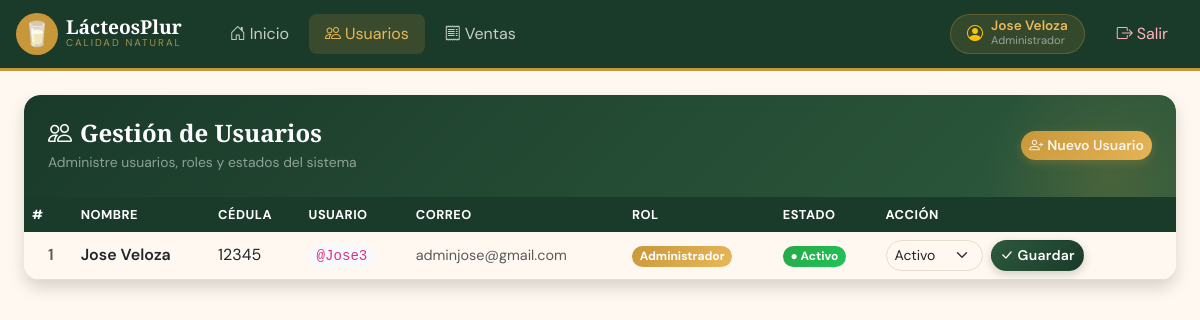
Before: /usuarios (signed in) with the older database file.
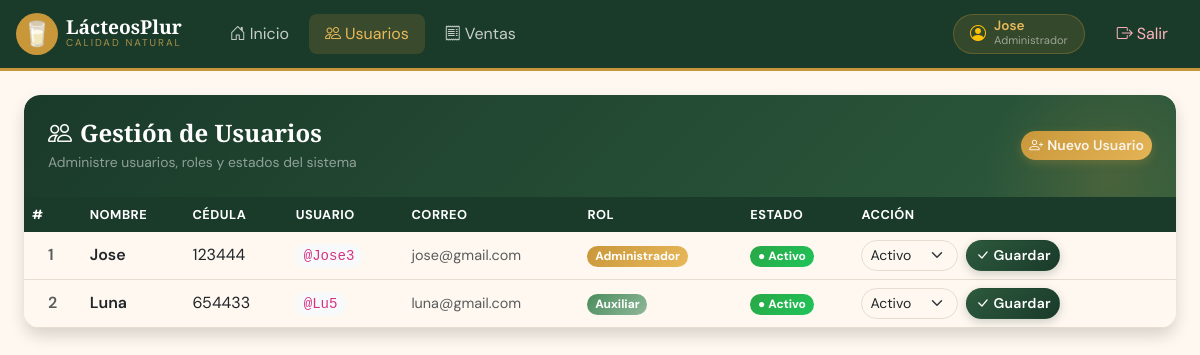
After: the same page with the newer database file.
### tables this page shows
CREATE TABLE usuarios (
            id INTEGER PRIMARY KEY AUTOINCREMENT,
            nombre TEXT NOT NULL,
            cedula TEXT NOT NULL UNIQUE,
            correo TEXT NOT NULL UNIQUE,
            usuario TEXT NOT NULL UNIQUE,
            rol TEXT NOT NULL CHECK(rol IN ('Administrador', 'Auxiliar')),
            password_hash TEXT NOT NULL,
            salt TEXT NOT NULL,
            estado TEXT NOT NULL DEFAULT 'Activo' CHECK(estado IN ('Activo', 'Inactivo')),
            fecha_creacion TIMESTAMP DEFAULT CURRENT_TIMESTAMP
        );

### routes/users.py (the view)
@users_bp.route('/usuarios')
@login_required
def list_users():
    if session.get('rol') != 'Administrador':
        flash('Usted No esta Autorizado.', 'danger')
        return redirect(url_for('dashboard.index'))
    conn = get_db()
    users = conn.execute('SELECT id, nombre, cedula, usuario, correo, rol, estado FROM usuarios').fetchall()
    conn.close()
    return render_template('usuarios.html', users=users)

### models/database.py (called while the page is built)
def get_db():
    conn = sqlite3.connect(DB_PATH)
    conn.row_factory = sqlite3.Row
    return conn

### routes/users.py (called while the page is built)
def login_required(f):
    from functools import wraps
    @wraps(f)
    def decorated(*args, **kwargs):
        if 'user_id' not in session:
            return redirect(url_for('auth.login'))
        return f(*args, **kwargs)
    return decorated

### templates/usuarios.html (shortened to what this page needs)
{% extends "base.html" %}
{% block content %}
<div class="container-fluid px-4 py-4">
    <div class="card border-0 rounded-4 shadow overflow-hidden">
        <div class="page-hero p-4 text-white">
            <div class="d-flex justify-content-between align-items-center flex-wrap gap-3">
                <div>
                    <h4 class="fw-bold mb-1" style="font-family:'Playfair Display',serif">
                        <i class="bi bi-people me-2"></i>Gestión de Usuarios
                    </h4>
                    <p class="mb-0 text-white-50" style="font-size:.87rem">Administre usuarios, roles y estados del sistema</p>
                </div>
                <a href="{{ url_for('auth.register') }}" class="btn btn-gold btn-sm rounded-3 fw-semibold">
                    <i class="bi bi-person-plus me-1"></i>Nuevo Usuario
                </a>
            </div>
        </div>
        <div class="card-body p-0">
            <div class="table-responsive">
                <table class="table table-hover align-middle mb-0">
                    <thead>
                        <tr>
                            <th>#</th>
                            <th>Nombre</th>
                            <th>Cédula</th>
                            <th>Usuario</th>
                            <th>Correo</th>
                            <th>Rol</th>
                            <th>Estado</th>
                            <th>Acción</th>
                        </tr>
                    </thead>
                    <tbody>
                        {% if users %}
                        {% for u in users %}
                        <tr>
                            <td class="text-muted fw-semibold ps-4">{{ loop.index }}</td>
                            <td class="fw-semibold">{{ u.nombre }}</td>
                            <td>{{ u.cedula }}</td>
                            <td>
                                <code class="bg-light rounded px-2 py-1" style="font-size:.88rem">@{{ u.usuario }}</code>
                            </td>
                            <td class="text-muted" style="font-size:.9rem">{{ u.correo }}</td>
                            <td>
                                {% if u.rol == 'Administrador' %}
                                    <span class="badge badge-admin rounded-pill">{{ u.rol }}</span>
                                {% else %}
                                    <span class="badge badge-aux rounded-pill">{{ u.rol }}</span>
                                {% endif %}
                            </td>
                            <td>
                                {% if u.estado == 'Activo' %}
                                    <span class="badge badge-activo rounded-pill">● Activo</span>
                                {% else %}
                                    <span class="badge badge-inactivo rounded-pill">● Inactivo</span>
                                {% endif %}
                            </td>
                            <td class="pe-4">
                                <form method="POST" action="{{ url_for('users.update_estado') }}" class="d-flex align-items-center gap-2">
                                    <select name="estado" class="form-select form-select-sm rounded-3" style="width:auto">
                                        <option value="Activo"   {% if u.estado == 'Activo'   %}selected{% endif %}>Activo</option>
                                    </select>
                                    <button type="submit" class="btn btn-primary btn-sm rounded-3 fw-semibold">
                                        <i class="bi bi-check-lg"></i> Guardar
                                    </button>
                                </form>
                            </td>
                        </tr>
                        {% endfor %}
                        {% endif %}
                    </tbody>
                </table>
            </div>
        </div>
    </div>
</div>
{% endblock %}

### templates/base.html (shortened to what this page needs)
<!DOCTYPE html>
<html lang="es">
<head>
    <link href="https://cdn.jsdelivr.net/npm/bootstrap@5.3.0/dist/css/bootstrap.min.css" rel="stylesheet">
    <link href="https://cdn.jsdelivr.net/npm/bootstrap-icons@1.11.0/font/bootstrap-icons.css" rel="stylesheet">
    <link rel="stylesheet" href="{{ url_for('static', filename='css/styles.css') }}">
</head>
<body>
{% if session.user_id %}
<nav class="navbar navbar-expand-lg navbar-lp px-3 py-2">
    <a class="navbar-brand d-flex align-items-center gap-2 text-decoration-none" href="{{ url_for('dashboard.index') }}">
        <div class="rounded-circle d-flex align-items-center justify-content-center fs-4" style="width:42px;height:42px;background:var(--lp-gold)">🥛</div>
        <div>
            <span class="d-block fw-bold text-white lh-1" style="font-family:'Playfair Display',serif;font-size:1.2rem">LácteosPlur</span>
            <span class="d-block" style="font-size:.62rem;letter-spacing:2px;text-transform:uppercase;opacity:.7;color:var(--lp-gold-light)">Calidad Natural</span>
        </div>
    </a>
    <div class="collapse navbar-collapse" id="mainNav">
        <ul class="navbar-nav me-auto ms-3 gap-1">
            <li class="nav-item">
                <a class="nav-link px-3 py-2 {% if request.endpoint == 'dashboard.index' %}active{% endif %}" href="{{ url_for('dashboard.index') }}">
                    <i class="bi bi-house-door me-1"></i>Inicio
                </a>
            </li>
            <li class="nav-item">
                <a class="nav-link px-3 py-2 {% if 'users' in request.endpoint %}active{% endif %}" href="{{ url_for('users.list_users') }}">
                    <i class="bi bi-people me-1"></i>Usuarios
                </a>
            </li>
            <li class="nav-item">
                <a class="nav-link px-3 py-2 {% if 'ventas' in request.endpoint %}active{% endif %}" href="{{ url_for('ventas.list_ventas') }}">
                    <i class="bi bi-receipt me-1"></i>Ventas
                </a>
            </li>
        </ul>
        <div class="d-flex align-items-center gap-3">
            <div class="d-flex align-items-center gap-2 rounded-pill px-3 py-1" style="background:rgba(200,151,58,.15);border:1px solid rgba(200,151,58,.3)">
                <i class="bi bi-person-circle text-warning"></i>
                <div>
                    <div class="fw-semibold lh-1" style="font-size:.85rem;color:var(--lp-gold-light)">{{ session.nombre }}</div>
                    <div style="font-size:.7rem;color:rgba(255,255,255,.5)">{{ session.rol }}</div>
                </div>
            </div>
            <a href="{{ url_for('auth.logout') }}" class="nav-link nav-logout px-3 py-2 rounded">
                <i class="bi bi-box-arrow-right me-1"></i>Salir
            </a>
        </div>
    </div>
</nav>
{% endif %}
<main class="pb-5">
    {% block content %}{% endblock %}
</main>
</body>
</html>

### static/css/styles.css (style rules this page uses)
:root { --lp-cream: #FFF8F0; --lp-gold: #C8973A; --lp-gold-light: #E8B85A; --lp-green-dark: #1A3A2A; --lp-green-mid: #2D5A3D; --lp-green-light: #4A8C5C; --lp-sage: #8FB89A; --lp-border: #E5DDD0; --bs-primary: #2D5A3D; --bs-primary-rgb: 45, 90, 61; --bs-body-bg: #FFF8F0; --bs-border-color: #E5DDD0; --bs-border-radius: 0.75rem; --bs-border-radius-lg: 1rem; }
body { font-family: 'DM Sans', sans-serif; background-color: var(--lp-cream); }
h1, h2, h3, h4, h5, h6, .display-font { font-family: 'Playfair Display', serif; }
.navbar-lp { background-color: var(--lp-green-dark) !important; border-bottom: 3px solid var(--lp-gold); }
.navbar-lp .nav-link { color: rgba(255,255,255,.75) !important; border-radius: 0.5rem; transition: background .2s, color .2s; }
.navbar-lp .nav-link:hover, .navbar-lp .nav-link.active { background: rgba(200,151,58,.18); color: var(--lp-gold-light) !important; }
.navbar-lp .nav-link.nav-logout { color: #ffb3bc !important; }
.btn-primary { background: linear-gradient(135deg, var(--lp-green-mid), var(--lp-green-dark)); border-color: transparent; font-weight: 600; letter-spacing: .3px; box-shadow: 0 3px 10px rgba(26,58,42,.22); transition: transform .2s, box-shadow .2s; }
.btn-gold { background: linear-gradient(135deg, var(--lp-gold), var(--lp-gold-light)); border: none; color: #fff; font-weight: 600; box-shadow: 0 3px 10px rgba(200,151,58,.28); transition: transform .2s, box-shadow .2s; }
.card { border-color: var(--lp-border); box-shadow: 0 4px 20px rgba(26,58,42,.08); }
.table thead th { background-color: var(--lp-green-dark); color: #fff; font-size: .8rem; letter-spacing: .5px; text-transform: uppercase; border: none; }
.badge-admin { background: linear-gradient(135deg, var(--lp-gold), var(--lp-gold-light)); }
.badge-aux { background: linear-gradient(135deg, var(--lp-green-light), var(--lp-sage)); }
.badge-activo { background: linear-gradient(135deg, #28a745, #20c45a); }
.page-hero { background: linear-gradient(135deg, var(--lp-green-dark), var(--lp-green-mid)); color: #fff; border-radius: 1rem 1rem 0 0; position: relative; overflow: hidden; }
.page-hero::after { content: ''; position: absolute; top: -40%; right: -5%; width: 250px; height: 250px; background: radial-gradient(circle, rgba(200,151,58,.18) 0%, transparent 70%); border-radius: 50%; pointer-events: none; }

Changed rows visible on the page:
changed usuarios "Jose3": nombre "Jose Veloza" → "Jose"; cedula "12345" → "123444"; correo "adminjose@gmail.com" → "jose@gmail.com"
added usuarios: nombre "Luna", cedula "654433", usuario "Lu5", correo "luna@gmail.com", rol "Auxiliar", shows "● Activo", estado "Activo"
